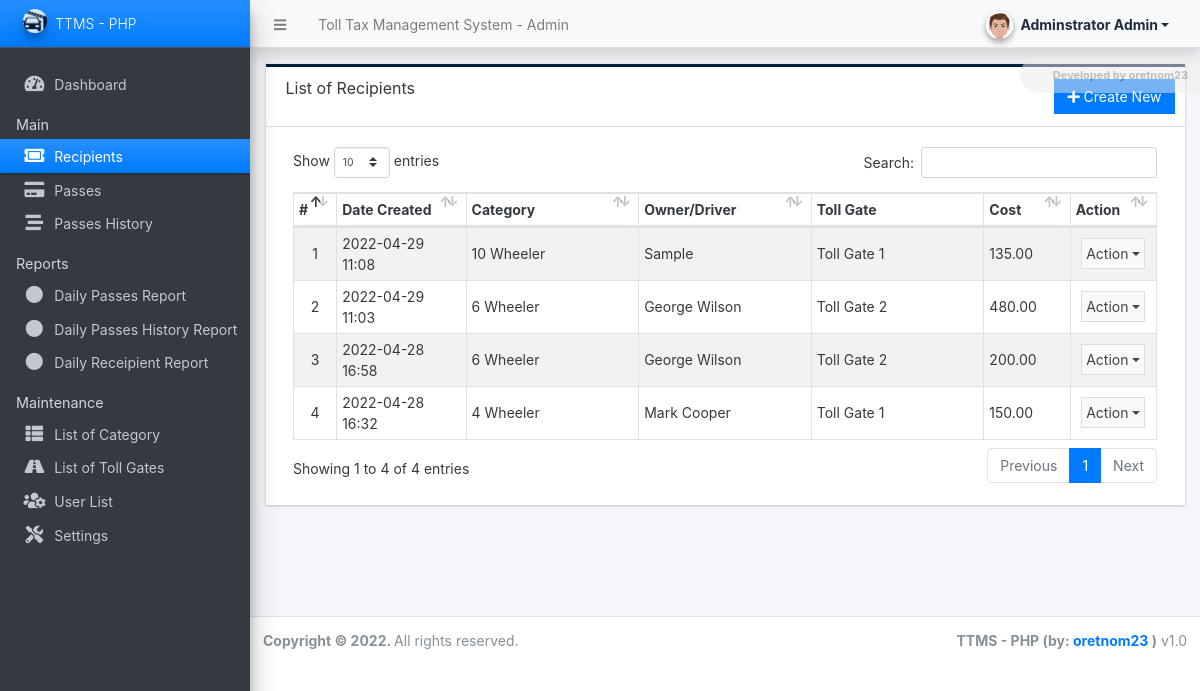
The app's page /admin/?page=recipients (signed in) with its own data.
### tables this page shows
CREATE TABLE `recipient_list` (
  `id` int(30) NOT NULL,
  `user_id` int(30) NOT NULL,
  `category_id` int(30) NOT NULL,
  `vehicle_name` text NOT NULL,
  `vehicle_registration` text NOT NULL,
  `owner` text NOT NULL,
  `toll_id` int(30) NOT NULL,
  `cost` float(12,2) NOT NULL DEFAULT 0.00,
  `date_created` datetime NOT NULL DEFAULT current_timestamp(),
  `date_updated` datetime NOT NULL DEFAULT current_timestamp() ON UPDATE current_timestamp()
);

CREATE TABLE `category_list` (
  `id` int(30) NOT NULL,
  `name` text NOT NULL,
  `status` tinyint(1) NOT NULL DEFAULT 1,
  `delete_flag` tinyint(1) NOT NULL DEFAULT 0,
  `date_created` datetime NOT NULL DEFAULT current_timestamp(),
  `date_updated` datetime NOT NULL DEFAULT current_timestamp() ON UPDATE current_timestamp()
);

CREATE TABLE `toll_list` (
  `id` int(30) NOT NULL,
  `name` text NOT NULL,
  `status` tinyint(1) NOT NULL DEFAULT 1,
  `delete_flag` tinyint(1) NOT NULL DEFAULT 0,
  `date_created` datetime NOT NULL DEFAULT current_timestamp(),
  `date_updated` datetime NOT NULL DEFAULT current_timestamp() ON UPDATE current_timestamp()
);

### config.php (called while the page is built, shortened)
<?php
require_once('classes/DBConnection.php');
require_once('classes/SystemSettings.php');
function validate_image($file){
	if(!empty($file)){
        $ex = explode("?",$file);
        $file = $ex[0];
        $ts = isset($ex[1]) ? "?".$ex[1] : '';
		if(is_file(base_app.$file)){
			return base_url.$file.$ts;
		}else{
			return base_url.'dist/img/no-image-available.png';
		}
	}else{
		return base_url.'dist/img/no-image-available.png';
	}
}
function isMobileDevice(){
    $aMobileUA = array(
        '/iphone/i' => 'iPhone',
        '/ipod/i' => 'iPod',
        '/ipad/i' => 'iPad',
        '/android/i' => 'Android',
        '/blackberry/i' => 'BlackBerry',
        '/webos/i' => 'Mobile'
    );
    return false;
}
?>

### classes/DBConnection.php (called while the page is built, shortened)
<?php
class DBConnection{
    private $host = DB_SERVER;
    private $username = DB_USERNAME;
    private $password = DB_PASSWORD;
    private $database = DB_NAME;
    public $conn;
    public function __construct(){
        if (!isset($this->conn)) {
            $this->conn = new mysqli($this->host, $this->username, $this->password, $this->database);
        }
    }
}
?>

### classes/SystemSettings.php (called while the page is built, shortened)
<?php
class SystemSettings extends DBConnection{
	function userdata($field = ''){
		if(!empty($field)){
			if(isset($_SESSION['userdata'][$field]))
				return $_SESSION['userdata'][$field];
			else
				return null;
		}else{
			return false;
		}
	}
	function info($field=''){
		if(!empty($field)){
			if(isset($_SESSION['system_info'][$field]))
				return $_SESSION['system_info'][$field];
			else
				return false;
		}else{
			return false;
		}
	}
}
$_settings = new SystemSettings();
?>

### admin/recipients/index.php (the view, shortened to what this page needs)
<div class="card card-outline rounded-0 card-navy">
	<div class="card-header">
		<h3 class="card-title">List of Recipients</h3>
		<div class="card-tools">
			<a href="./?page=recipients/manage_recipient" id="create_new" class="btn btn-flat btn-primary"><span class="fas fa-plus"></span>  Create New</a>
		</div>
	</div>
	<div class="card-body">
        <div class="container-fluid">
			<table class="table table-hover table-striped table-bordered" id="list">
				<colgroup>
					<col width="5%">
					<col width="15%">
					<col width="20%">
					<col width="20%">
					<col width="20%">
					<col width="10%">
					<col width="10%">
				</colgroup>
				<thead>
					<tr>
						<th>#</th>
						<th>Date Created</th>
						<th>Category</th>
						<th>Owner/Driver</th>
						<th>Toll Gate</th>
						<th>Cost</th>
						<th>Action</th>
					</tr>
				</thead>
				<tbody>
					<?php
					$i = 1;
					$uwhere = "";
					$qry = $conn->query("SELECT r.*, c.name as category, t.name as `toll` from `recipient_list` r inner join category_list c on r.category_id = c.id inner join `toll_list` t on r.toll_id = t.id {$uwhere} order by unix_timestamp(r.`date_created`) desc ");
						while($row = $qry->fetch_assoc()):
					?>
						<tr>
							<td class="text-center"><?php echo $i++; ?></td>
							<td><?php echo date("Y-m-d H:i",strtotime($row['date_created'])) ?></td>
							<td><?php echo $row['category'] ?></td>
							<td><?php echo $row['owner'] ?></td>
							<td><?php echo $row['toll'] ?></td>
							<td><?php echo $row['cost'] ?></td>
							<td align="center">
								 <button type="button" class="btn btn-flat p-1 btn-default btn-sm dropdown-toggle dropdown-icon" data-toggle="dropdown">
				                  		Action
				                  </button>
							</td>
						</tr>
					<?php endwhile; ?>
				</tbody>
			</table>
		</div>
	</div>
</div>

### admin/index.php (shortened to what this page needs)
<?php require_once('../config.php'); ?>
 <!DOCTYPE html>
<html lang="en" class="" style="height: auto;">
<?php require_once('inc/header.php') ?>
  <body class="sidebar-mini layout-fixed control-sidebar-slide-open layout-navbar-fixed sidebar-mini-md sidebar-mini-xs text-sm" data-new-gr-c-s-check-loaded="14.991.0" data-gr-ext-installed="" style="height: auto;">
    <div class="wrapper">
     <?php require_once('inc/topBarNav.php') ?>
     <?php require_once('inc/navigation.php') ?>
     <?php $page = isset($_GET['page']) ? $_GET['page'] : 'home';  ?>
      <div class="content-wrapper  pt-3" style="min-height: 567.854px;">
        <section class="content  text-dark">
          <div class="container-fluid">
            <?php
              if(!file_exists($page.".php") && !is_dir($page)){
                  include '404.html';
              }else{
                if(is_dir($page))
                  include $page.'/index.php';
                else
                  include $page.'.php';
              }
            ?>
          </div>
        </section>
      </div>
      <?php require_once('inc/footer.php') ?>
  </body>
</html>

### admin/inc/header.php (shortened to what this page needs)
<head>
    <link rel="stylesheet" href="<?php echo base_url ?>plugins/fontawesome-free/css/all.min.css">
    <link rel="stylesheet" href="<?php echo base_url ?>plugins/tempusdominus-bootstrap-4/css/tempusdominus-bootstrap-4.min.css">
  <link rel="stylesheet" href="<?php echo base_url ?>plugins/datatables-bs4/css/dataTables.bootstrap4.min.css">
  <link rel="stylesheet" href="<?php echo base_url ?>plugins/datatables-responsive/css/responsive.bootstrap4.min.css">
  <link rel="stylesheet" href="<?php echo base_url ?>plugins/datatables-buttons/css/buttons.bootstrap4.min.css">
  <link rel="stylesheet" href="<?php echo base_url ?>plugins/select2/css/select2.min.css">
  <link rel="stylesheet" href="<?php echo base_url ?>plugins/select2-bootstrap4-theme/select2-bootstrap4.min.css">
    <link rel="stylesheet" href="<?php echo base_url ?>plugins/icheck-bootstrap/icheck-bootstrap.min.css">
    <link rel="stylesheet" href="<?php echo base_url ?>plugins/jqvmap/jqvmap.min.css">
    <link rel="stylesheet" href="<?php echo base_url ?>dist/css/adminlte.css">
    <link rel="stylesheet" href="<?php echo base_url ?>dist/css/custom.css">
    <link rel="stylesheet" href="<?php echo base_url ?>plugins/overlayScrollbars/css/OverlayScrollbars.min.css">
    <link rel="stylesheet" href="<?php echo base_url ?>plugins/daterangepicker/daterangepicker.css">
    <link rel="stylesheet" href="<?php echo base_url ?>plugins/summernote/summernote-bs4.min.css">
  <link rel="stylesheet" href="<?php echo base_url ?>plugins/sweetalert2-theme-bootstrap-4/bootstrap-4.min.css">
  </head>

### admin/inc/topBarNav.php (shortened to what this page needs)
<nav class="main-header navbar navbar-expand navbar-light shadow text-sm">
  <ul class="navbar-nav">
    <li class="nav-item">
    <a class="nav-link" data-widget="pushmenu" href="#" role="button"><i class="fas fa-bars"></i></a>
    </li>
    <li class="nav-item d-none d-sm-inline-block">
      <a href="<?php echo base_url ?>" class="nav-link"><?php echo (!isMobileDevice()) ? $_settings->info('name'):$_settings->info('short_name'); ?> - Admin</a>
    </li>
  </ul>
  <ul class="navbar-nav ml-auto">
    <li class="nav-item">
      <div class="btn-group nav-link">
            <button type="button" class="btn btn-rounded badge badge-light dropdown-toggle dropdown-icon" data-toggle="dropdown">
              <span><img src="<?php echo validate_image($_settings->userdata('avatar')) ?>" class="img-circle elevation-2 user-img" alt="User Image"></span>
              <span class="ml-3"><?php echo ucwords($_settings->userdata('firstname').' '.$_settings->userdata('lastname')) ?></span>
            </button>
        </div>
    </li>
  </ul>
</nav>

### admin/inc/navigation.php (shortened to what this page needs)
<aside class="main-sidebar sidebar-dark-primary elevation-4 sidebar-no-expand">
  <a href="<?php echo base_url ?>admin" class="brand-link bg-gradient-primary text-sm">
  <img src="<?php echo validate_image($_settings->info('logo'))?>" alt="Store Logo" class="brand-image img-circle elevation-3" style="opacity: .8;width: 1.5rem;height: 1.5rem;max-height: unset">
  <span class="brand-text font-weight-light"><?php echo $_settings->info('short_name') ?></span>
  </a>
  <div class="sidebar os-host os-theme-light os-host-overflow os-host-overflow-y os-host-resize-disabled os-host-transition os-host-scrollbar-horizontal-hidden">
    <div class="os-content-glue" style="margin: 0px -8px; width: 249px; height: 646px;"></div>
    <div class="os-padding">
      <div class="os-viewport os-viewport-native-scrollbars-invisible" style="overflow-y: scroll;">
        <div class="os-content" style="padding: 0px 8px; height: 100%; width: 100%;">
          <nav class="mt-4">
             <ul class="nav nav-pills nav-sidebar flex-column text-sm nav-compact nav-flat nav-child-indent nav-collapse-hide-child" data-widget="treeview" role="menu" data-accordion="false">
              <li class="nav-item dropdown">
                <a href="./" class="nav-link nav-home">
                  <i class="nav-icon fas fa-tachometer-alt"></i>
                  <p>
                    Dashboard
                  </p>
                </a>
              </li>
              <li class="nav-header">Main</li>
              <li class="nav-item dropdown">
                <a href="<?php echo base_url ?>admin/?page=recipients" class="nav-link nav-recipients">
                  <i class="nav-icon fas fa-ticket-alt"></i>
                  <p>
                    Recipients
                  </p>
                </a>
              </li>
              <li class="nav-item dropdown">
                <a href="<?php echo base_url ?>admin/?page=passes" class="nav-link nav-passes">
                  <i class="nav-icon fas fa-credit-card"></i>
                  <p>
                    Passes
                  </p>
                </a>
              </li>
              <li class="nav-item dropdown">
                <a href="<?php echo base_url ?>admin/?page=pass_history" class="nav-link nav-pass_history">
                  <i class="nav-icon fas fa-stream"></i>
                  <p>
                    Passes History
                  </p>
                </a>
              </li>
              <?php if($_settings->userdata('type') == 1): ?>
              <li class="nav-header">Reports</li>
              <li class="nav-item dropdown">
                <a href="<?php echo base_url ?>admin/?page=reports/passes" class="nav-link nav-reports_passes">
                  <i class="nav-icon fas fa-circle"></i>
                  <p>
                    Daily Passes Report
                  </p>
                </a>
              </li>
              <li class="nav-item dropdown">
                <a href="<?php echo base_url ?>admin/?page=reports/pass_history" class="nav-link nav-reports_pass_history">
                  <i class="nav-icon fas fa-circle"></i>
                  <p>
                    Daily Passes History Report
                  </p>
                </a>
              </li>
              <li class="nav-item dropdown">
                <a href="<?php echo base_url ?>admin/?page=reports/recipient" class="nav-link nav-reports_recipient">
                  <i class="nav-icon fas fa-circle"></i>
                  <p>
                    Daily Receipient Report
                  </p>
                </a>
              </li>
              <li class="nav-header">Maintenance</li>
              <li class="nav-item dropdown">
                <a href="<?php echo base_url ?>admin/?page=categories" class="nav-link nav-categories">
                  <i class="nav-icon fas fa-th-list"></i>
                  <p>
                    List of Category
                  </p>
                </a>
              </li>
              <li class="nav-item dropdown">
                <a href="<?php echo base_url ?>admin/?page=tolls" class="nav-link nav-tolls">
                  <i class="nav-icon fas fa-road"></i>
                  <p>
                    List of Toll Gates
                  </p>
                </a>
              </li>
              <li class="nav-item dropdown">
                <a href="<?php echo base_url ?>admin/?page=user/list" class="nav-link nav-user_list">
                  <i class="nav-icon fas fa-users-cog"></i>
                  <p>
                    User List
                  </p>
                </a>
              </li>
              <li class="nav-item dropdown">
                <a href="<?php echo base_url ?>admin/?page=system_info" class="nav-link nav-system_info">
                  <i class="nav-icon fas fa-tools"></i>
                  <p>
                    Settings
                  </p>
                </a>
              </li>
              <?php endif; ?>
            </ul>
          </nav>
        </div>
      </div>
    </div>
  </div>
</aside>

### admin/inc/footer.php (shortened to what this page needs)
<footer class="main-footer text-sm">
        <strong>Copyright © <?php echo date('Y') ?>.
        </strong>
        All rights reserved.
        <div class="float-right d-none d-sm-inline-block">
          <b><?php echo $_settings->info('short_name') ?> (by: <a href="mailto:oretnom23@gmail.com" target="blank">oretnom23</a> )</b> v1.0
        </div>
      </footer>
    </div>

### admin/inc/topBarNav.php (style rules this page uses)
.user-img { position: absolute; height: 27px; width: 27px; object-fit: cover; left: -7%; top: -12%; }
.btn-rounded { border-radius: 50px; }

### records on screen
recipient_list: date_created "2022-04-29 11:08", category.name "10 Wheeler", owner "Sample", toll.name "Toll Gate 1", cost "135.00"
recipient_list: date_created "2022-04-29 11:03", category.name "6 Wheeler", owner "George Wilson", toll.name "Toll Gate 2", cost "480.00"
recipient_list: date_created "2022-04-28 16:58", category.name "6 Wheeler", owner "George Wilson", toll.name "Toll Gate 2", cost "200.00"
recipient_list: date_created "2022-04-28 16:32", category.name "4 Wheeler", owner "Mark Cooper", toll.name "Toll Gate 1", cost "150.00"

### other values on screen
$_settings->info('name') "Toll Tax Management System"
$_settings->userdata('firstname').' '.$_settings->userdata('lastname') "Adminstrator Admin"
$_settings->info('short_name') "TTMS - PHP"
